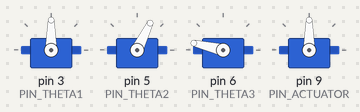
A sketch run on a simulated Arduino Uno, built with avr-gcc and run on an emulated ATmega328P. Parts: 4 × servo.

Above: at 0.05 s.
At 0.7 s:
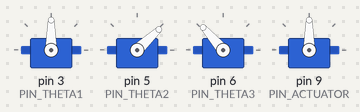
At 1.4 s:
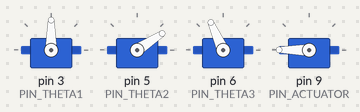
At 2.75 s:
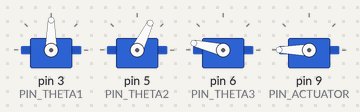
At 4.1 s:
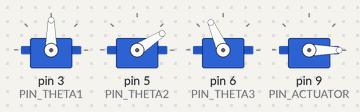
At 5.45 s:
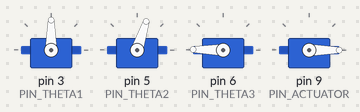
Timing chart, 0 to 7.1 s (numbered marks = the images above):
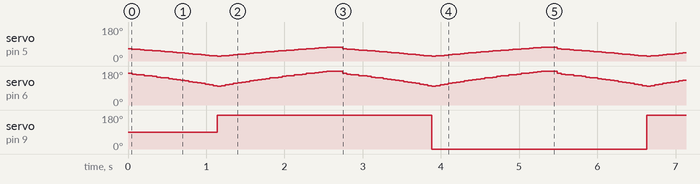

Measured:
- by itself, servo on pin 9 (PIN_ACTUATOR): alternates 180° for 2.7 s and 0° for 2.7 s

The sketch:

Kuka_bb_v3_SIMPLIFICADO.ino
```cpp
//si funciona
//se retiro los serial prints y serial.begin
#include <Servo.h>

// Parámetros geométricos del brazo (cm)
const float a1 = 2.0;
const float a2 = 10.7;
const float a3 = 16.0;
const float d1 = 9.5;

// Límites articulares (grados)
const int THETA1_MIN = -90;
const int THETA1_MAX = 90;
const int THETA2_MIN = 0;
const int THETA2_MAX = 160;
const int THETA3_MIN = -140;
const int THETA3_MAX = 40;

// Pines de los servos
const int PIN_THETA1 = 3;
const int PIN_THETA2 = 5;
const int PIN_THETA3 = 6;
const int PIN_ACTUATOR = 9;

Servo servoBase;    // θ1
Servo servoHombro;  // θ2
Servo servoCode;    // θ3
Servo servoPinza;   // θ4

// Calcula la cinemática inversa para una configuración de codo (signo de sen_alpha)
// Devuelve true si los ángulos están dentro de los límites, false en caso contrario
bool inverseKinematics(float xd, float yd, float zd, float &theta1, float &theta2, float &theta3, int signo) {
    // Primer ángulo
    theta1 = atan2(yd, xd) * 180.0 / PI;
    if (theta1 < THETA1_MIN || theta1 > THETA1_MAX) return false;

    // Coordenadas en el plano del brazo
    float r = sqrt(xd * xd + yd * yd) - a1;
    float h = sqrt(r * r + (zd - d1) * (zd - d1));

    // Evitar valores fuera del alcance (singularidad)
    if (h > (a2 + a3) || h < fabs(a2 - a3)) return false;

    // Ángulo interno entre a2 y a3 (alfa)
    float cos_alpha = (a2 * a2 + a3 * a3 - h * h) / (2 * a2 * a3);
    float sen_alpha = signo * sqrt(1 - cos_alpha * cos_alpha);
    float alpha = atan2(sen_alpha, cos_alpha);

    // Tercer ángulo
    float theta3_rad = PI - alpha;
    theta3 = theta3_rad * 180.0 / PI;
    // Ajuste al rango [-180,180] por si acaso
    if (theta3 > 180) theta3 -= 360;
    if (theta3 < THETA3_MIN || theta3 > THETA3_MAX) return false;

    // Segundo ángulo
    float phi = atan2(zd - d1, r);
    float beta = atan2(a3 * sin(theta3_rad), a2 + a3 * cos(theta3_rad));
    theta2 = (phi - beta) * 180.0 / PI;
    if (theta2 < THETA2_MIN || theta2 > THETA2_MAX) return false;

    return true;
}

void setup() {
    servoBase.attach(PIN_THETA1);
    servoHombro.attach(PIN_THETA2);
    servoCode.attach(PIN_THETA3);
    servoPinza.attach(PIN_ACTUATOR);
}

void loop() {
    static int toggleState = 0;     // Estado de la pinza (0=cerrado, 1=abierto)
    static float i = 14.0;          // Variable auxiliar para la trayectoria

    float xd, yd = 0.0, zd = 5.0;   // Coordenada Y fija en 0, Z constante a 5 cm

    // Generación de la trayectoria: X va de 14 a 25 y luego regresa a 10
    if (i <= 25.0) {
        xd = i;
    } else {
        xd = 50.0 - i;
    }

    // Toggle de la pinza cuando i alcanza 25 (con tolerancia para float)
    if (fabs(i - 25.0) < 0.1) {
        if (toggleState == 0) {
            servoPinza.write(180);  // Abrir
            toggleState = 1;
        } else {
            servoPinza.write(0);    // Cerrar
            toggleState = 0;
        }
    }

    // Mostrar coordenadas objetivo

    // Calcular cinemática inversa, primero probando configuración codo abajo (sen_alpha positivo)
    float t1, t2, t3;
    bool valido = inverseKinematics(xd, yd, zd, t1, t2, t3, 1);

    // Si no es válida, probar configuración codo arriba (sen_alpha negativo)
    if (!valido) {
        valido = inverseKinematics(xd, yd, zd, t1, t2, t3, -1);
    }

    if (!valido) {
        // No hay solución válida dentro de los límites
        Serial.println(" -> Posición inalcanzable");
    } else {
        // Escribir los ángulos en los servos, aplicando las conversiones necesarias
        int servo1_ang = constrain(t1 + 90, 0, 180);
        servoBase.write(servo1_ang);

        int servo2_ang = constrain(t2, 0, 180);
        servoHombro.write(servo2_ang);

        // Mapeo de θ3: el servo espera 0-180, donde 0 corresponde a θ3 = 40°, y 180 a θ3 = -140°
        int servo3_ang = constrain(40 - t3, 0, 180);
        servoCode.write(servo3_ang);

        // Mostrar ángulos por el puerto serie

    }

    // Actualizar la variable de trayectoria
    i += 0.5;
    if (i > 40.0) i = 14.0;  // Reiniciar el ciclo

    delay(50);  // Pequeña pausa entre iteraciones
}
```
